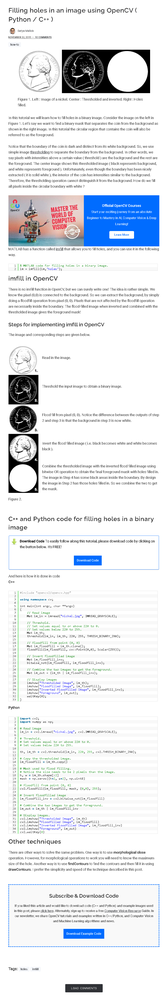
//> input picture OpenCV技巧_二值圖孔洞填充方法與實現(附源碼)/screencapture-learnopencv-filling-holes-in-an-image-using-opencv-python-c-2021-08-23-16_19_51.png, 165 x 1000 px, shrunk from 842 x 5090 before the run
$ ./copyMakeBorder '../../../../../../../OpenCV技巧_二值圖孔洞填充方法與實現(附源碼)/screencapture-learnopencv-filling-holes-in-an-image-using-opencv-python-c-2021-08-23-16_19_51.png'   (built with g++ and OpenCV 4)
//> lines starting //> are read from the running program, lines starting //| are printed output that depends on the picture
#include<opencv2/core/core.hpp>
#include<opencv2/highgui/highgui.hpp>
#include<opencv2/imgproc/imgproc.hpp>
using namespace cv;

int main(int argc, char*argv[])
{
	//输入图像
	Mat img = imread(argv[1], CV_LOAD_IMAGE_GRAYSCALE);
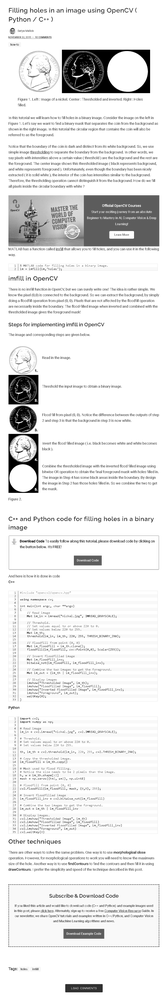
//> img: 1000 rows x 165 cols, CV_8UC1; min 0, max 255, mean 232.6
	//显示原图
	imshow("img", img);
	Mat result;
	//边界扩充
	copyMakeBorder(img, result, 50, 50, 50, 50, BORDER_CONSTANT,Scalar(0));
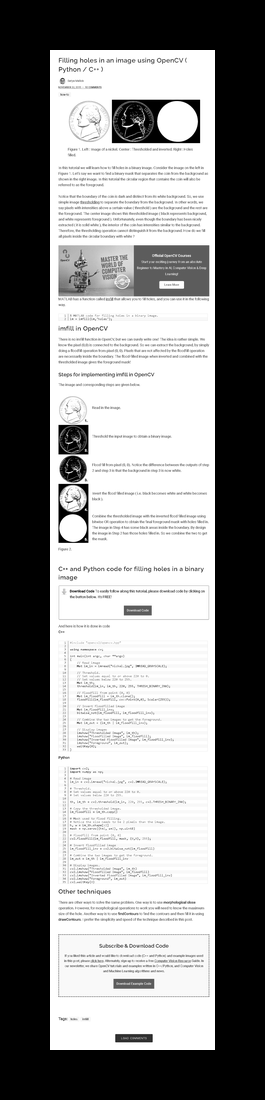
//> result: 1100 rows x 265 cols, CV_8UC1; min 0, max 255, mean 131.7
	//显示边界扩充的结果
	imshow("result", result);
	//保存图片
	//imwrite("result.jpg", result);
	waitKey(0);
	return 0;
}
